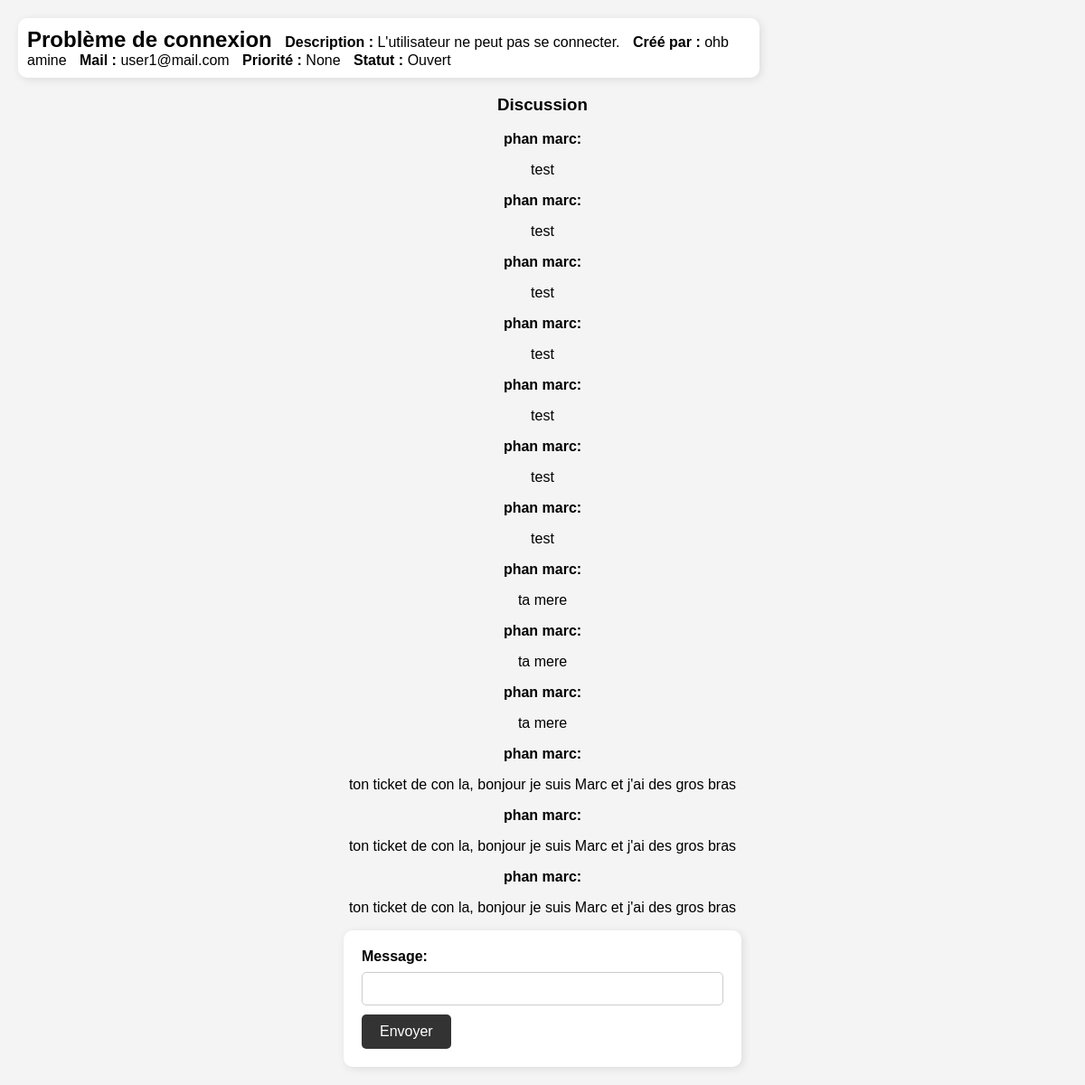
Screenshot of /ticket/1/chat (signed in) with the database file from the repository.
### app.py (models this page shows, shortened)
class Ticket(db.Model):
    id = db.Column(db.Integer, primary_key=True)
    title = db.Column(db.String(100), nullable=False)
    description = db.Column(db.Text, nullable=False)
    priority = db.Column(db.String(50), nullable=True)
    status = db.Column(db.String(50), nullable=False, default='Ouvert')
    date = db.Column(db.DateTime, default=datetime.utcnow)
    user_id = db.Column(db.Integer, db.ForeignKey('user.id'), nullable=False)
    user = db.relationship('User', backref=db.backref('tickets', lazy=True))
    attachment_path = db.Column(db.String(255), nullable=True)

class User(UserMixin, db.Model):
    id = db.Column(db.Integer, primary_key=True)
    mail = db.Column(db.String(80), unique=True, nullable=False)
    nom = db.Column(db.String(80), unique=False, nullable=False)
    prenom = db.Column(db.String(80), unique=False, nullable=False)
    password_hash = db.Column(db.String(128), nullable=False)
    is_admin = db.Column(db.Boolean, default=False)

class Message(db.Model):
    id = db.Column(db.Integer, primary_key=True)
    content = db.Column(db.Text, nullable=False)
    timestamp = db.Column(db.DateTime, default=datetime.utcnow)
    ticket_id = db.Column(db.Integer, db.ForeignKey('ticket.id'), nullable=False)
    user_id = db.Column(db.Integer, db.ForeignKey('user.id'), nullable=False)
    is_admin = db.Column(db.Boolean, default=False)  # Si l'admin a écrit le message
    ticket = db.relationship('Ticket', backref=db.backref('messages', lazy=True))
    user = db.relationship('User', backref=db.backref('messages', lazy=True))

### app.py (the view, shortened to what this page needs)
@app.route('/ticket/<int:ticket_id>/chat', methods=['GET', 'POST'])
@login_required
def chat(ticket_id):
    ticket = Ticket.query.get_or_404(ticket_id)
    messages = Message.query.filter_by(ticket_id=ticket_id).all()
    form = ChatForm()
    return render_template('chat.html', ticket=ticket, form=form, messages=messages)

### app.py
class ChatForm(FlaskForm):
    content = StringField('Titre', validators=[DataRequired()])
    submit = SubmitField('Envoyer')

### app.py (called while the page is built, shortened)
@login_manager.user_loader
def load_user(user_id):
    return User.query.get(int(user_id))

@app.before_request
def block_brute_force():
    ip = request.remote_addr

@app.after_request
def track_failed_attempts(response):
    return response

### templates/chat.html (shortened to what this page needs)
<!DOCTYPE html>
<html lang="en">
<head>
    <link rel="stylesheet" href="{{ url_for('static', filename='styles.css') }}">
</head>
<body>
    <div class="ticket">
        <div class="ticket-content">
            <h2>{{ ticket.title }}</h2>
            <p><strong>Description :</strong> {{ ticket.description }}</p>
            <p><strong>Créé par :</strong> {{ ticket.user.nom }} {{ ticket.user.prenom }}</p>
            <p><strong>Mail :</strong> {{ ticket.user.mail }}</p>
            <p><strong>Priorité :</strong> {{ ticket.priority }}</p>
            <p><strong>Statut :</strong> {{ ticket.status }}</p>
        </div>
    </div>
    <div class="chat-container">
        <h3>Discussion</h3>
        <div class="messages">
            {% for message in messages %}
                <div class="message">
                    <strong>{{ message.user.nom }} {{ message.user.prenom }}:</strong>
                    <p>{{ message.content }}</p>
                </div>
            {% endfor %}
        </div>
        <form method="POST" enctype="multipart/form-data">
            <div>
                <label for="content">Message:</label>
                {{ form.content(id="content") }}
            </div>
            <button type="submit">Envoyer</button>
        </form>
    </div>
</body>
</html>

### static/styles.css (style rules this page uses)
body { font-family: Arial, sans-serif; background-color: #f4f4f4; text-align: center; margin: 20px; }
form { background-color: #fff; padding: 20px; border-radius: 10px; box-shadow: 2px 2px 10px rgba(0, 0, 0, 0.1); display: inline-block; text-align: left; width: 100%; max-width: 400px; }
label { display: block; margin-bottom: 8px; font-weight: bold; }
input[type="text"], input[type="password"], textarea, select { width: calc(100% - 22px); padding: 10px; margin-bottom: 10px; border: 1px solid #ccc; border-radius: 5px; }
button { background-color: #333; color: white; padding: 10px 20px; border: none; border-radius: 5px; cursor: pointer; font-size: 16px; }
.ticket { background-color: #fff; padding: 10px; border-radius: 10px; box-shadow: 2px 2px 10px rgba(0, 0, 0, 0.1); width: 100%; max-width: 800px; display: flex; justify-content: space-between; align-items: center; }
.ticket-content { flex: 1; text-align: left; margin-right: 20px; }
.ticket h2, .ticket p { display: inline; margin: 0 10px 0 0; }

### rows the page displays
Ticket: title "Problème de connexion", description "L'utilisateur ne peut pas se connecter.", priority "None", status "Ouvert"
User: user.nom "ohb", user.prenom "amine", user.mail "user1@mail.com"
Message: user.nom "phan", user.prenom "marc", content "test"
Message: user.nom "phan", user.prenom "marc", content "test"
Message: user.nom "phan", user.prenom "marc", content "test"
Message: user.nom "phan", user.prenom "marc", content "test"
Message: user.nom "phan", user.prenom "marc", content "test"
Message: user.nom "phan", user.prenom "marc", content "test"
Message: user.nom "phan", user.prenom "marc", content "test"
Message: user.nom "phan", user.prenom "marc", content "ta mere"
Message: user.nom "phan", user.prenom "marc", content "ta mere"
Message: user.nom "phan", user.prenom "marc", content "ta mere"
Message: user.nom "phan", user.prenom "marc", content "ton ticket de con la, bonjour je suis Marc et j'ai des gros bras"
Message: user.nom "phan", user.prenom "marc", content "ton ticket de con la, bonjour je suis Marc et j'ai des gros bras"
Message: user.nom "phan", user.prenom "marc", content "ton ticket de con la, bonjour je suis Marc et j'ai des gros bras"
